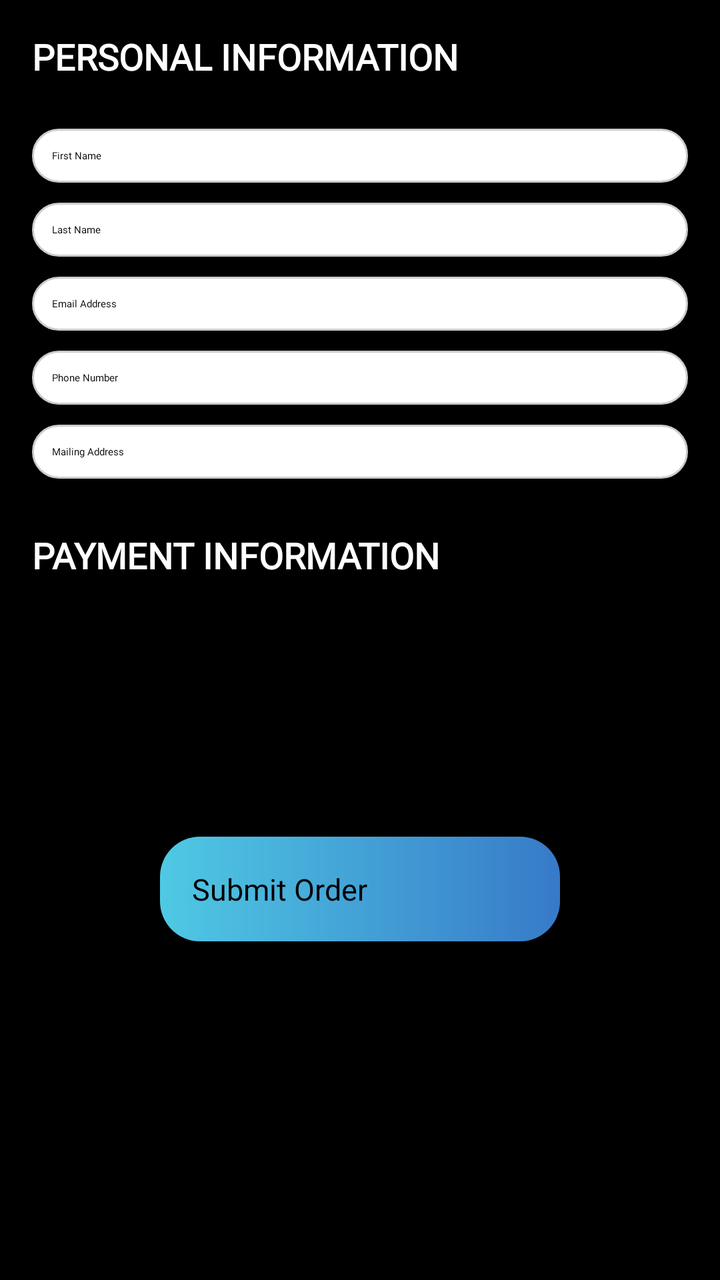
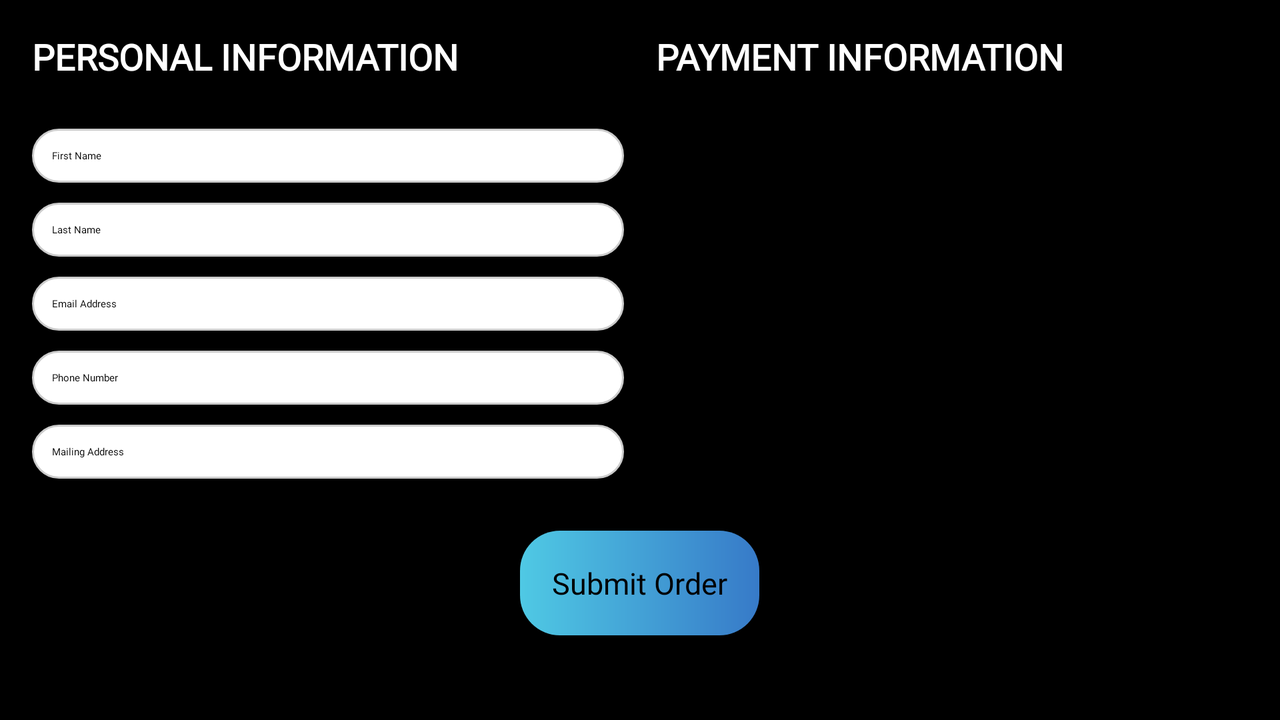

The same Android screen from two of the app's own layout files: first res/layout/ as a phone draws it, then the repository's variant for another configuration, drawn on a device whose configuration selects that folder. Both files follow.
<!-- AndroidManifest.xml: application theme Theme.Finalproject -->
<!-- res/layout/activity_checkout.xml -->
<?xml version="1.0" encoding="utf-8"?>

<ScrollView xmlns:android="http://schemas.android.com/apk/res/android"
    android:layout_width="match_parent"
    android:layout_height="match_parent"
    android:background="@color/black">

    <LinearLayout
        android:orientation="vertical"
        android:layout_width="match_parent"
        android:layout_height="wrap_content"
        android:padding="16dp">

        
        <TextView
            android:layout_width="wrap_content"
            android:layout_height="wrap_content"
            android:text="@string/personal_info"
            android:textColor="@color/white"
            android:fontFamily="@font/montserrat_semibold"
            android:textSize="18sp"
            android:textStyle="bold"
            android:paddingBottom="8dp"
            android:layout_marginBottom="16dp"/>

        <EditText
            android:id="@+id/firstName"
            android:layout_width="match_parent"
            android:layout_height="wrap_content"
            android:textColor="@color/black"
            android:fontFamily="@font/montserrat_regular"
            android:hint="@string/fname"
            android:textColorHint="@color/black"
            android:background="@drawable/input_fields_rounded"
            android:padding="10dp"
            android:layout_marginBottom="10dp"/>

        <EditText
            android:id="@+id/lastName"
            android:layout_width="match_parent"
            android:layout_height="wrap_content"
            android:textColor="@color/black"
            android:fontFamily="@font/montserrat_regular"
            android:hint="@string/lname"
            android:textColorHint="@color/black"
            android:background="@drawable/input_fields_rounded"
            android:padding="10dp"
            android:layout_marginBottom="10dp"/>

        <EditText
            android:id="@+id/emailAddress"
            android:layout_width="match_parent"
            android:layout_height="wrap_content"
            android:textColor="@color/black"
            android:fontFamily="@font/montserrat_regular"
            android:hint="@string/email_add"
            android:textColorHint="@color/black"
            android:inputType="textEmailAddress"
            android:background="@drawable/input_fields_rounded"
            android:padding="10dp"
            android:layout_marginBottom="10dp"/>

        <EditText
            android:id="@+id/phoneNumber"
            android:layout_width="match_parent"
            android:layout_height="wrap_content"
            android:textColor="@color/black"
            android:fontFamily="@font/montserrat_regular"
            android:hint="@string/phone"
            android:textColorHint="@color/black"
            android:inputType="phone"
            android:background="@drawable/input_fields_rounded"
            android:padding="10dp"
            android:layout_marginBottom="10dp"/>

        <EditText
            android:id="@+id/mailingAddress"
            android:layout_width="match_parent"
            android:layout_height="wrap_content"
            android:textColor="@color/black"
            android:fontFamily="@font/montserrat_regular"
            android:hint="@string/mail_ad"
            android:textColorHint="@color/black"
            android:inputType="textPostalAddress"
            android:background="@drawable/input_fields_rounded"
            android:padding="10dp"
            android:layout_marginBottom="10dp"/>

        <TextView
            android:layout_width="wrap_content"
            android:layout_height="wrap_content"
            android:text="@string/payment_info"
            android:textColor="@color/white"
            android:fontFamily="@font/montserrat_semibold"
            android:textSize="18sp"
            android:textStyle="bold"
            android:paddingTop="16dp"
            android:paddingBottom="8dp"
            android:layout_marginBottom="16dp"/>

        <RadioGroup
            android:id="@+id/paymentOptions"
            android:layout_width="match_parent"
            android:layout_height="wrap_content"
            android:orientation="vertical"
            android:layout_marginBottom="16dp">

            <RadioButton
                android:id="@+id/paymentCreditCard"
                android:layout_width="wrap_content"
                android:layout_height="wrap_content"
                android:fontFamily="@font/montserrat_semibold"
                android:textSize="15sp"
                android:text="@string/credit"
                android:padding="8dp"/>

            <RadioButton
                android:id="@+id/paymentDebitCard"
                android:layout_width="wrap_content"
                android:layout_height="wrap_content"
                android:fontFamily="@font/montserrat_semibold"
                android:textSize="15sp"
                android:text="@string/debit"
                android:padding="8dp"/>
        </RadioGroup>

        
        <LinearLayout
            android:id="@+id/cardDetailsContainer"
            android:layout_width="match_parent"
            android:layout_height="wrap_content"
            android:orientation="vertical"
            android:visibility="gone">

            <EditText
                android:id="@+id/cardHolderName"
                android:layout_width="match_parent"
                android:layout_height="wrap_content"
                android:hint="@string/card_name"
                android:textColorHint="@color/black"
                android:textColor="@color/black"
                android:background="@drawable/input_fields_rounded"
                android:padding="10dp"
                android:layout_marginBottom="10dp"/>

            <EditText
                android:id="@+id/cardNumber"
                android:layout_width="match_parent"
                android:layout_height="wrap_content"
                android:hint="@string/card_no"
                android:textColorHint="@color/black"
                android:textColor="@color/black"
                android:inputType="number"
                android:background="@drawable/input_fields_rounded"
                android:padding="10dp"
                android:layout_marginBottom="10dp"/>

            <EditText
                android:id="@+id/cardCVV"
                android:layout_width="match_parent"
                android:layout_height="wrap_content"
                android:hint="@string/cvv"
                android:textColorHint="@color/black"
                android:textColor="@color/black"
                android:inputType="numberPassword"
                android:background="@drawable/input_fields_rounded"
                android:padding="10dp"
                android:layout_marginBottom="10dp"/>

            <EditText
                android:id="@+id/cardExpiryDate"
                android:layout_width="match_parent"
                android:layout_height="wrap_content"
                android:textColor="@color/black"
                android:hint="@string/exp"
                android:textColorHint="@color/black"
                android:inputType="text"
                android:background="@drawable/input_fields_rounded"
                android:padding="10dp"
                android:layout_marginBottom="10dp"/>
        </LinearLayout>

        
        <Button
            android:id="@+id/submitOrderButton"
            android:layout_width="200dp"
            android:layout_gravity="center"
            android:layout_height="wrap_content"
            android:text="@string/submit_order"
            android:fontFamily="@font/montserrat_semibold"
            android:background="@drawable/ripple_effect"
            android:textColor="@color/black"
            android:textSize="15sp"
            android:padding="16dp"
            android:layout_marginTop="16dp"
            android:layout_marginBottom="16dp"/>
    </LinearLayout>
</ScrollView>
<!-- resources referenced by this layout -->
<resources>
  <color name="black">#FF000000</color>
  <color name="white">#FFFFFFFF</color>
  <!-- drawable input_fields_rounded (drawable) -->
  <?xml version="1.0" encoding="utf-8"?>
  
  <shape xmlns:android="http://schemas.android.com/apk/res/android">
      <solid android:color="#FFFFFF" />
      <corners android:radius="30dp" />
      <stroke
          android:width="1dp"
          android:color="#CCCCCC" />
  </shape>
  <!-- drawable ripple_effect (drawable) -->
  <?xml version="1.0" encoding="utf-8"?>
  
  <ripple xmlns:android="http://schemas.android.com/apk/res/android"
      android:color="@android:color/white">
      <item android:drawable="@drawable/roundstyle"/>
  </ripple>
  <string name="card_name">Card Holder Name</string>
  <string name="card_no">Card Number</string>
  <string name="credit">CREDIT CARD</string>
  <string name="cvv">CVV</string>
  <string name="debit">DEBIT CARD</string>
  <string name="email_add">Email Address</string>
  <string name="exp">Expiry Date (MM/YY)</string>
  <string name="fname">First Name</string>
  <string name="lname">Last Name</string>
  <string name="mail_ad">Mailing Address</string>
  <string name="payment_info">PAYMENT INFORMATION</string>
  <string name="personal_info">PERSONAL INFORMATION</string>
  <string name="phone">Phone Number</string>
  <string name="submit_order">Submit Order</string>
  <!-- drawable roundstyle (drawable) -->
  <?xml version="1.0" encoding="utf-8"?>
  
  <shape xmlns:android="http://schemas.android.com/apk/res/android">
      <solid android:color="@color/black"/>
      <corners android:radius="20dp"/>
      <gradient
          android:type="linear"
          android:angle="0"
          android:startColor="#4FC9E4"
          android:endColor="#377AC8">
      </gradient>
  </shape>
</resources>
<!-- res/layout-land/activity_checkout.xml (the repository's variant of the layout above) -->
<!-- drawn on the phone turned sideways -->
<?xml version="1.0" encoding="utf-8"?>
<ScrollView xmlns:android="http://schemas.android.com/apk/res/android"
    android:layout_width="match_parent"
    android:layout_height="match_parent"
    xmlns:app="http://schemas.android.com/apk/res-auto"
    android:background="@color/black">

    <LinearLayout
        android:layout_width="match_parent"
        android:layout_height="wrap_content"
        android:orientation="vertical"
        android:padding="16dp">

        <androidx.constraintlayout.widget.ConstraintLayout
            android:layout_width="match_parent"
            android:layout_height="wrap_content">

            
            <LinearLayout
                android:id="@+id/personalInfoLayout"
                android:orientation="vertical"
                android:layout_width="0dp"
                android:layout_height="wrap_content"
                android:layout_marginEnd="8dp"
                app:layout_constraintStart_toStartOf="parent"
                app:layout_constraintTop_toTopOf="parent"
                app:layout_constraintEnd_toStartOf="@id/paymentInfoLayout"
                app:layout_constraintHorizontal_weight="1">

                
                <TextView
                    android:layout_width="wrap_content"
                    android:layout_height="wrap_content"
                    android:text="@string/personal_info"
                    android:textColor="@color/white"
                    android:fontFamily="@font/montserrat_semibold"
                    android:textSize="18sp"
                    android:textStyle="bold"
                    android:paddingBottom="8dp"
                    android:layout_marginBottom="16dp"/>

                <EditText
                    android:id="@+id/firstName"
                    android:layout_width="match_parent"
                    android:layout_height="wrap_content"
                    android:textColor="@color/black"
                    android:fontFamily="@font/montserrat_regular"
                    android:hint="@string/fname"
                    android:textColorHint="@color/black"
                    android:background="@drawable/input_fields_rounded"
                    android:padding="10dp"
                    android:layout_marginBottom="10dp"/>

                <EditText
                    android:id="@+id/lastName"
                    android:layout_width="match_parent"
                    android:layout_height="wrap_content"
                    android:textColor="@color/black"
                    android:fontFamily="@font/montserrat_regular"
                    android:hint="@string/lname"
                    android:textColorHint="@color/black"
                    android:background="@drawable/input_fields_rounded"
                    android:padding="10dp"
                    android:layout_marginBottom="10dp"/>

                <EditText
                    android:id="@+id/emailAddress"
                    android:layout_width="match_parent"
                    android:layout_height="wrap_content"
                    android:textColor="@color/black"
                    android:fontFamily="@font/montserrat_regular"
                    android:hint="@string/email_add"
                    android:textColorHint="@color/black"
                    android:inputType="textEmailAddress"
                    android:background="@drawable/input_fields_rounded"
                    android:padding="10dp"
                    android:layout_marginBottom="10dp"/>

                <EditText
                    android:id="@+id/phoneNumber"
                    android:layout_width="match_parent"
                    android:layout_height="wrap_content"
                    android:textColor="@color/black"
                    android:fontFamily="@font/montserrat_regular"
                    android:hint="@string/phone"
                    android:textColorHint="@color/black"
                    android:inputType="phone"
                    android:background="@drawable/input_fields_rounded"
                    android:padding="10dp"
                    android:layout_marginBottom="10dp"/>

                <EditText
                    android:id="@+id/mailingAddress"
                    android:layout_width="match_parent"
                    android:layout_height="wrap_content"
                    android:textColor="@color/black"
                    android:fontFamily="@font/montserrat_regular"
                    android:hint="@string/mail_ad"
                    android:textColorHint="@color/black"
                    android:inputType="textPostalAddress"
                    android:background="@drawable/input_fields_rounded"
                    android:padding="10dp"
                    android:layout_marginBottom="10dp"/>
            </LinearLayout>

            
            <LinearLayout
                android:id="@+id/paymentInfoLayout"
                android:orientation="vertical"
                android:layout_width="0dp"
                android:layout_height="wrap_content"
                android:layout_marginStart="8dp"
                app:layout_constraintEnd_toEndOf="parent"
                app:layout_constraintTop_toTopOf="parent"
                app:layout_constraintStart_toEndOf="@id/personalInfoLayout"
                app:layout_constraintHorizontal_weight="1">

                
                <TextView
                    android:layout_width="wrap_content"
                    android:layout_height="wrap_content"
                    android:text="@string/payment_info"
                    android:textColor="@color/white"
                    android:fontFamily="@font/montserrat_semibold"
                    android:textSize="18sp"
                    android:textStyle="bold"
                    android:paddingBottom="8dp"
                    android:layout_marginBottom="16dp"/>

                <RadioGroup
                    android:id="@+id/paymentOptions"
                    android:layout_width="match_parent"
                    android:layout_height="wrap_content"
                    android:orientation="vertical"
                    android:layout_marginBottom="16dp">

                    <RadioButton
                        android:id="@+id/paymentCreditCard"
                        android:layout_width="wrap_content"
                        android:layout_height="wrap_content"
                        android:fontFamily="@font/montserrat_semibold"
                        android:textSize="15sp"
                        android:text="@string/credit"
                        android:padding="8dp"/>

                    <RadioButton
                        android:id="@+id/paymentDebitCard"
                        android:layout_width="wrap_content"
                        android:layout_height="wrap_content"
                        android:fontFamily="@font/montserrat_semibold"
                        android:textSize="15sp"
                        android:text="@string/debit"
                        android:padding="8dp"/>
                </RadioGroup>

                
                <LinearLayout
                    android:id="@+id/cardDetailsContainer"
                    android:layout_width="match_parent"
                    android:layout_height="wrap_content"
                    android:orientation="vertical"
                    android:visibility="gone"
                    android:layout_marginBottom="16dp">

                    <EditText
                        android:id="@+id/cardHolderName"
                        android:layout_width="match_parent"
                        android:layout_height="wrap_content"
                        android:hint="@string/card_name"
                        android:textColorHint="@color/black"
                        android:textColor="@color/black"
                        android:background="@drawable/input_fields_rounded"
                        android:padding="10dp"
                        android:layout_marginBottom="10dp"/>

                    <EditText
                        android:id="@+id/cardNumber"
                        android:layout_width="match_parent"
                        android:layout_height="wrap_content"
                        android:hint="@string/card_no"
                        android:textColorHint="@color/black"
                        android:textColor="@color/black"
                        android:inputType="number"
                        android:background="@drawable/input_fields_rounded"
                        android:padding="10dp"
                        android:layout_marginBottom="10dp"/>

                    <EditText
                        android:id="@+id/cardCVV"
                        android:layout_width="match_parent"
                        android:layout_height="wrap_content"
                        android:hint="@string/cvv"
                        android:textColorHint="@color/black"
                        android:textColor="@color/black"
                        android:inputType="numberPassword"
                        android:background="@drawable/input_fields_rounded"
                        android:padding="10dp"
                        android:layout_marginBottom="10dp"/>

                    <EditText
                        android:id="@+id/cardExpiryDate"
                        android:layout_width="match_parent"
                        android:layout_height="wrap_content"
                        android:textColor="@color/black"
                        android:hint="@string/exp"
                        android:textColorHint="@color/black"
                        android:inputType="text"
                        android:background="@drawable/input_fields_rounded"
                        android:padding="10dp"
                        android:layout_marginBottom="10dp"/>
                </LinearLayout>
            </LinearLayout>
        </androidx.constraintlayout.widget.ConstraintLayout>

        
        <Button
            android:id="@+id/submitOrderButton"
            android:layout_width="wrap_content"
            android:layout_height="wrap_content"
            android:text="@string/submit_order"
            android:fontFamily="@font/montserrat_semibold"
            android:background="@drawable/ripple_effect"
            android:textColor="@color/black"
            android:textSize="15sp"
            android:padding="16dp"
            android:layout_marginTop="16dp"
            android:layout_marginBottom="16dp"
            android:layout_gravity="center_horizontal"/>
    </LinearLayout>
</ScrollView>
